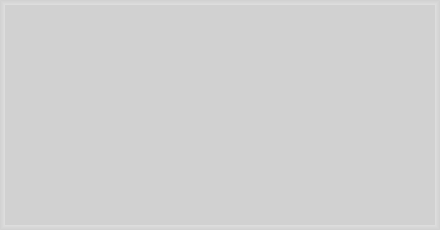
<ui version="4.0" >
 <class>PlayerWidget</class>
 <widget class="QWidget" name="PlayerWidget" >
  <property name="geometry" >
   <rect>
    <x>0</x>
    <y>0</y>
    <width>440</width>
    <height>230</height>
   </rect>
  </property>
  <property name="sizePolicy" >
   <sizepolicy vsizetype="Expanding" hsizetype="Expanding" >
    <horstretch>0</horstretch>
    <verstretch>0</verstretch>
   </sizepolicy>
  </property>
  <property name="minimumSize" >
   <size>
    <width>0</width>
    <height>0</height>
   </size>
  </property>
  <property name="baseSize" >
   <size>
    <width>0</width>
    <height>0</height>
   </size>
  </property>
  <property name="windowTitle" >
   <string>Form</string>
  </property>
  <layout class="QGridLayout" name="gridLayout" >
   <property name="margin" >
    <number>0</number>
   </property>
   <item row="0" column="0" >
    <widget class="QFrame" name="mainFrame" >
     <property name="minimumSize" >
      <size>
       <width>0</width>
       <height>0</height>
      </size>
     </property>
     <property name="styleSheet" >
      <string notr="true" >QFrame#mainFrame
	{

	background-color: rgba(0,0,0,32);
	background-clip: content;

	border: 5px solid black;
	border-left-color: qlineargradient(spread:reflect, x1:0, y1:0, x2:0.9, y2:0, stop:0 rgba(0, 0, 0, 0), stop:1 rgba(255, 255, 255, 64));
	border-right-color: qlineargradient(spread:reflect, x1:0.1, y1:0, x2:1, y2:0, stop:0 rgba(255, 255, 255, 64), stop:1 rgba(0, 0, 0, 0));

	border-top-color: qlineargradient(spread:reflect, x1:0, y1:0, x2:0, y2:0.9, stop:0 rgba(0, 0, 0, 0), stop:1 rgba(255, 255, 255, 64));
	border-bottom-color: qlineargradient(spread:reflect, x1:0, y1:1, x2:0, y2:0.1, stop:0 rgba(0, 0, 0, 0), stop:1 rgba(255, 255, 255, 64))

}

</string>
     </property>
     <property name="frameShape" >
      <enum>QFrame::StyledPanel</enum>
     </property>
     <property name="lineWidth" >
      <number>2</number>
     </property>
    </widget>
   </item>
  </layout>
 </widget>
 <resources>
  <include location="client.qrc" />
 </resources>
 <connections/>
</ui>
